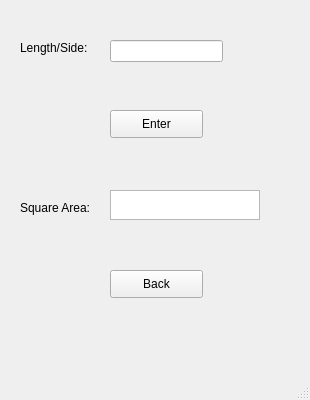
<?xml version="1.0" encoding="UTF-8"?>
<ui version="4.0">
 <class>window_square</class>
 <widget class="QMainWindow" name="window_square">
  <property name="geometry">
   <rect>
    <x>0</x>
    <y>0</y>
    <width>310</width>
    <height>400</height>
   </rect>
  </property>
  <property name="minimumSize">
   <size>
    <width>310</width>
    <height>400</height>
   </size>
  </property>
  <property name="maximumSize">
   <size>
    <width>310</width>
    <height>400</height>
   </size>
  </property>
  <property name="windowTitle">
   <string>Square Area</string>
  </property>
  <widget class="QWidget" name="centralwidget">
   <widget class="QPushButton" name="button_back">
    <property name="geometry">
     <rect>
      <x>110</x>
      <y>270</y>
      <width>93</width>
      <height>28</height>
     </rect>
    </property>
    <property name="text">
     <string>Back</string>
    </property>
   </widget>
   <widget class="QPushButton" name="button_enter">
    <property name="geometry">
     <rect>
      <x>110</x>
      <y>110</y>
      <width>93</width>
      <height>28</height>
     </rect>
    </property>
    <property name="text">
     <string>Enter</string>
    </property>
   </widget>
   <widget class="QTextBrowser" name="text_area">
    <property name="geometry">
     <rect>
      <x>110</x>
      <y>190</y>
      <width>150</width>
      <height>30</height>
     </rect>
    </property>
    <property name="minimumSize">
     <size>
      <width>150</width>
      <height>30</height>
     </size>
    </property>
    <property name="maximumSize">
     <size>
      <width>150</width>
      <height>30</height>
     </size>
    </property>
   </widget>
   <widget class="QLabel" name="label_area">
    <property name="geometry">
     <rect>
      <x>20</x>
      <y>200</y>
      <width>81</width>
      <height>16</height>
     </rect>
    </property>
    <property name="text">
     <string>Square Area:</string>
    </property>
   </widget>
   <widget class="QLineEdit" name="line_side">
    <property name="geometry">
     <rect>
      <x>110</x>
      <y>40</y>
      <width>113</width>
      <height>22</height>
     </rect>
    </property>
   </widget>
   <widget class="QLabel" name="label_length">
    <property name="geometry">
     <rect>
      <x>20</x>
      <y>40</y>
      <width>81</width>
      <height>16</height>
     </rect>
    </property>
    <property name="text">
     <string>Length/Side:</string>
    </property>
   </widget>
  </widget>
  <widget class="QMenuBar" name="menubar">
   <property name="geometry">
    <rect>
     <x>0</x>
     <y>0</y>
     <width>310</width>
     <height>26</height>
    </rect>
   </property>
  </widget>
  <widget class="QStatusBar" name="statusbar"/>
 </widget>
 <resources/>
 <connections/>
</ui>
